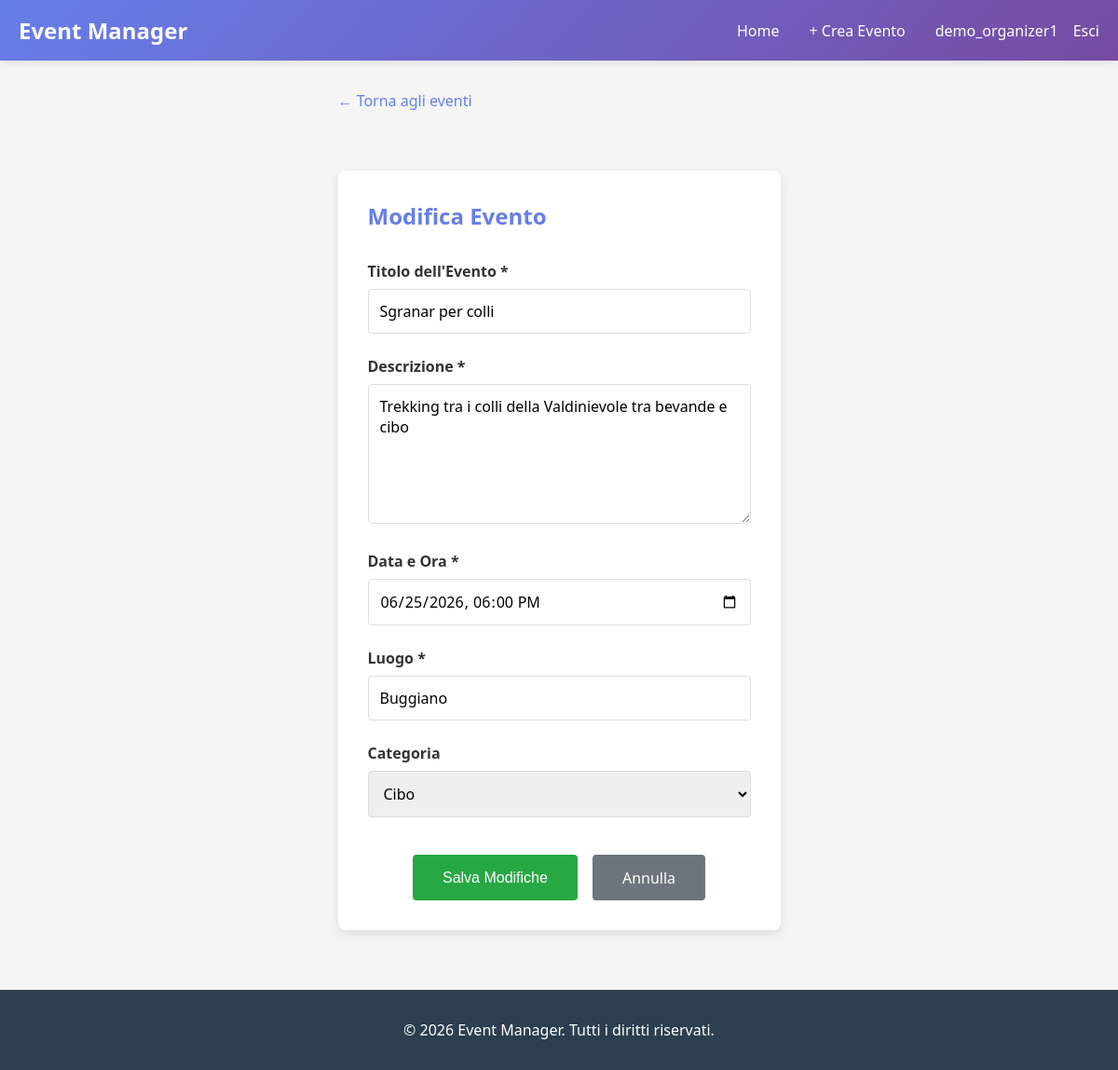
The page /events/2/edit/ (signed in) on the database its author committed.
### users/models.py (models this page shows, shortened)
class CustomUser(AbstractUser):
    ROLE_CHOICES = (
        ('attendee', 'Attendee'),
        ('organizer', 'Organizer'),
    )
    role = models.CharField(max_length=15, choices=ROLE_CHOICES, blank=False)
    bio = models.TextField(blank=True, null=True)
    email = models.EmailField(blank=False, unique=True)
    first_name = models.CharField(max_length=150, blank=False)
    last_name = models.CharField(max_length=150, blank=False)

### events/models.py (models this page shows, shortened)
class Event(models.Model):
    title = models.CharField(max_length=200)
    description = models.TextField()
    date = models.DateTimeField()
    location = models.CharField(max_length=200)
    category = models.ForeignKey(
        Category,
        on_delete=models.SET_NULL,
        null=True,
        blank=True,
        related_name='events'
    )
    organizer = models.ForeignKey(
        settings.AUTH_USER_MODEL,
        on_delete=models.CASCADE,
        related_name='organized_events'
    )
    created_at = models.DateTimeField(auto_now_add=True)
    class Meta:
        ordering = ['date']

### events/views.py (the view, shortened to what this page needs)
# urls.py: path('events/<int:pk>/edit/', events_views.EventUpdateView.as_view(), name='event_edit'),
class EventUpdateView(LoginRequiredMixin, EventOwnerRequiredMixin, UpdateView):
    model = Event
    form_class = EventForm
    template_name = 'event_form.html'

### events/forms.py
class EventForm(forms.ModelForm):
    class Meta:
        model = Event
        fields = ['title', 'description', 'date', 'location', 'category']
        widgets = {
            'title': forms.TextInput(attrs={'placeholder': "Titolo dell'evento"}),
            'description': forms.Textarea(attrs={'placeholder': "Descrizione dell'evento...", 'rows': 4}),
            'date': forms.DateTimeInput(attrs={'type': 'datetime-local'}),
            'location': forms.TextInput(attrs={'placeholder': "Luogo dell'evento"}),
            'category': forms.Select(),
        }
        labels = {
            'title': "Titolo dell'Evento",
            'description': 'Descrizione',
            'date': 'Data e Ora',
            'location': 'Luogo',
            'category': 'Categoria',
        }

### events/models.py (called while the page is built)
    def __str__(self):
        return self.name

### events/views.py (called while the page is built)
    def test_func(self):
        event = self.get_object()
        return self.request.user == event.organizer

### templates/event_form.html (shortened to what this page needs)
{% extends "base.html" %}
{% block content %}
<a href="{% url 'event_list' %}" class="back-link">← Torna agli eventi</a>
<div class="form-container">
    {% if form.instance.id %}
        <h2>Modifica Evento</h2>
    {% else %}
        <h2>Crea Nuovo Evento</h2>
    {% endif %}
    <form method="POST">
        {% for field in form %}
            <div class="form-group">
                <label for="{{ field.id_for_label }}">{{ field.label }} {% if field.field.required %}*{% endif %}</label>
                {{ field }}
            </div>
        {% endfor %}
        <div class="form-actions">
            <button type="submit" class="btn btn-success">
                {% if form.instance.id %}
                    Salva Modifiche
                {% else %}
                    Crea Evento
                {% endif %}
            </button>
            <a href="{% url 'event_list' %}" class="btn-cancel btn">Annulla</a>
        </div>
    </form>
</div>
{% endblock %}

### templates/base.html (shortened to what this page needs)
<!DOCTYPE html>
<html lang="it">
<head>
</head>
<body>
    {% if user.is_authenticated %}
    <nav>
        <div class="nav-container">
            <a href="{% url 'event_list' %}" class="nav-brand"> Event Manager</a>
            <ul class="nav-links">
                <li><a href="{% url 'event_list' %}">Home</a></li>
                {% if user.role == 'organizer' %}
                    <li><a href="{% url 'event_create' %}">+ Crea Evento</a></li>
                {% endif %}
                <li style="margin-left: auto; display: flex; align-items: center; gap: 1rem;">
                    <a href="{% url 'profile' %}" style="display: flex; align-items: center; gap: 0.5rem;">
                         <span>{{user.username }}</span>
                    </a>
                    <form action="{% url 'logout' %}" method="POST" style="display: inline; margin: 0; padding: 0;">
                        <button type="submit" style="background: none; border: none; color: white; cursor: pointer; font-family: inherit; font-size: inherit; font-weight: inherit; text-decoration: none; padding: 0;">
                            Esci
                        </button>
                    </form>
                </li>
            </ul>
        </div>
    </nav>
    {% endif %}
    <div class="container">
        {% block content %}{% endblock %}
    </div>
    <footer>
        <p style="margin:0">&copy; 2026 Event Manager. Tutti i diritti riservati.</p>
    </footer>
</body>
</html>

### templates/base.html (style rules this page uses)
* { margin: 0; padding: 0; box-sizing: border-box; }
html, body { height: 100%; }
body { font-family: 'Segoe UI', Tahoma, Geneva, Verdana, sans-serif; background-color: #f5f5f5; color: #333; display: flex; flex-direction: column; min-height: 100vh; }
nav { background: linear-gradient(135deg, #667eea 0%, #764ba2 100%); padding: 1rem 0; box-shadow: 0 2px 10px rgba(0, 0, 0, 0.1); position: sticky; top: 0; z-index: 100; }
.nav-container { max-width: 1200px; margin: 0 auto; padding: 0 20px; display: flex; justify-content: space-between; align-items: center; }
.nav-brand { color: white; font-size: 1.5rem; font-weight: bold; text-decoration: none; }
.nav-links { display: flex; list-style: none; gap: 2rem; }
.nav-links a { color: white; text-decoration: none; transition: opacity 0.3s; font-weight: 500; }
.container { max-width: 1200px; margin: 2rem auto; padding: 0 20px; flex: 1 0 auto; }
footer { background-color: #2c3e50; color: white; text-align: center; padding: 2rem 0; margin-top: 0; flex-shrink: 0; width: 100%; }
.btn { display: inline-block; padding: 0.75rem 1.5rem; background-color: #667eea; color: white; text-decoration: none; border: none; border-radius: 4px; cursor: pointer; transition: background-color 0.3s; font-size: 1rem; }
.btn-success { background-color: #28a745; }

### templates/event_form.html (style rules this page uses)
.form-container { max-width: 700px; margin: 2rem auto; background: white; padding: 2rem; border-radius: 8px; box-shadow: 0 4px 12px rgba(0, 0, 0, 0.1); }
.form-container h2 { color: #667eea; margin-bottom: 2rem; }
.form-group { margin-bottom: 1.5rem; }
.form-group label { display: block; margin-bottom: 0.5rem; font-weight: 600; color: #333; }
.form-group input, .form-group textarea, .form-group select { width: 100%; padding: 0.75rem; border: 1px solid #ddd; border-radius: 4px; font-size: 1rem; font-family: inherit; transition: border-color 0.3s, box-shadow 0.3s; }
.form-group textarea { resize: vertical; min-height: 150px; }
.form-actions { display: flex; gap: 1rem; margin-top: 2.5rem; justify-content: center; }
.form-actions button, .form-actions a { padding: 0.85rem 2rem; font-size: 1rem; font-weight: 500; }
.btn-cancel { background-color: #6c757d; color: white; text-decoration: none; border: none; border-radius: 4px; cursor: pointer; transition: background-color 0.3s; }
.back-link { display: inline-block; margin-bottom: 2rem; color: #667eea; text-decoration: none; font-weight: 500; }

### rows shown on the page
CustomUser: username "demo_organizer1"
Event: form "Sgranar per colli" "Trekking tra i colli della Valdinievole tra bevande e cibo" "06/25/2026 18:00" "Buggiano" "Cibo"

### other values the page prints
{{ field.label }} "Titolo dell'Evento" "Descrizione" "Data e Ora" "Luogo" "Categoria"
